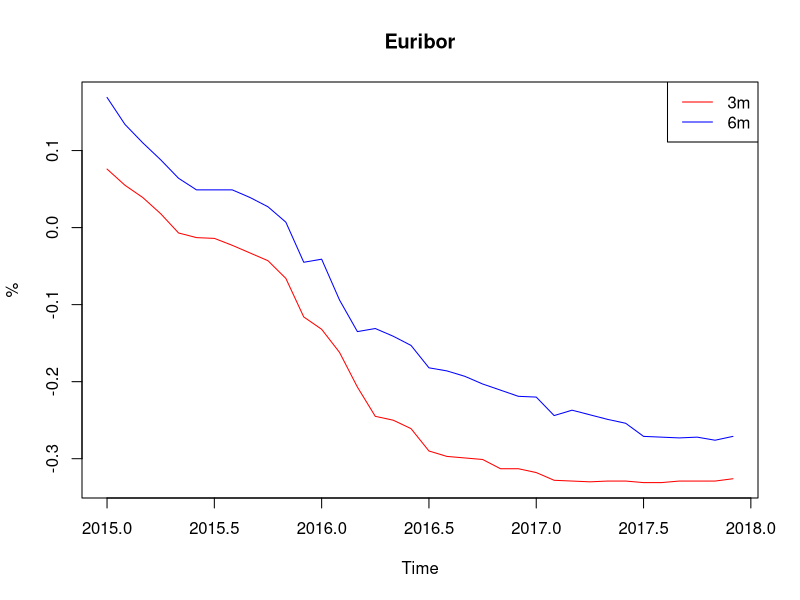

Generate this figure with R:
library("readr")
library("dplyr")
library("tidyr")
library("ggplot2")

# Obdobje: 2015-2017
# Tip terminske obrestne mere: 3x6

# Uvoz podatkov

eu15 <- read_csv("EURIBOR_2015.csv")
eu16 <- read_csv("EURIBOR_2016.csv")
eu17 <- read_csv("EURIBOR_2017.csv")

# Čiščenje in urejanje podatkov

#eu15

mesec <- 1
k <- 2
v <- 1
while (mesec < 13) {
  if (as.numeric(unlist(strsplit(colnames(eu15)[k], split = "/"))[2]) == mesec) {mesec <- mesec+1; v <- c(v, k)};
  k <- k+1
}

eu15 <- eu15[v]
eu15 <- t(eu15)
colnames(eu15) <- c("1w", "2w", "1m", "2m", "3m", "6m", "9m", "12m")
eu15 <- eu15[-1,]
eu15 <- data.frame(eu15)

#eu16

mesec <- 1
k <- 2
v <- 1
while (mesec < 13) {
  if (as.numeric(unlist(strsplit(colnames(eu16)[k], split = "/"))[2]) == mesec) {mesec <- mesec+1; v <- c(v, k)};
  k <- k+1
}

eu16 <- eu16[v]
eu16 <- t(eu16)
colnames(eu16) <- c("1w", "2w", "1m", "2m", "3m", "6m", "9m", "12m")
eu16 <- eu16[-1,]
eu16 <- data.frame(eu16)

#eu17

mesec <- 1
k <- 2
v <- 1
while (mesec < 13) {
  if (as.numeric(unlist(strsplit(colnames(eu17)[k], split = "/"))[2]) == mesec) {mesec <- mesec+1; v <- c(v, k)};
  k <- k+1
}

eu17 <- eu17[v]
eu17 <- t(eu17)
colnames(eu17) <- c("1w", "2w", "1m", "2m", "3m", "6m", "9m", "12m")
eu17 <- eu17[-1,]
eu17 <- data.frame(eu17)

# Graf: sprememba 3x6 obrestne mere glede na čas

X <- eu15[,5:6]
Y <- eu16[,5:6]
Z <- eu17[,5:6]
XYZ <- rbind(X, Y, Z)
XYZ <- type.convert(XYZ, "matrix")

graf <- ts.plot(ts(data=XYZ, start=c(2015,1,2), end=c(2017,12,1), frequency = 12), gpars=list(xlab="Time", ylab="%"), col=c("red", "blue"));
        title(main="Euribor"); 
        legend("topright", legend = c("3m", "6m"), col=c("red", "blue"), lty = c(1,1))




